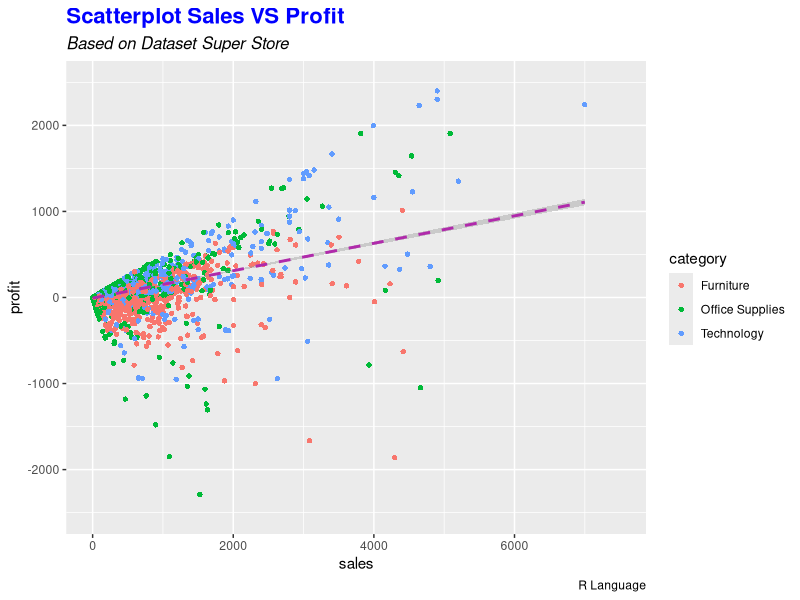
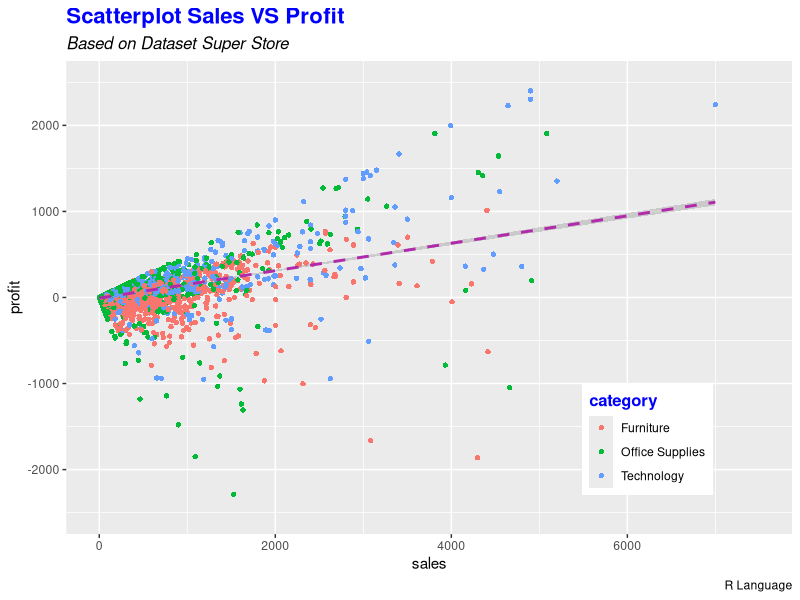
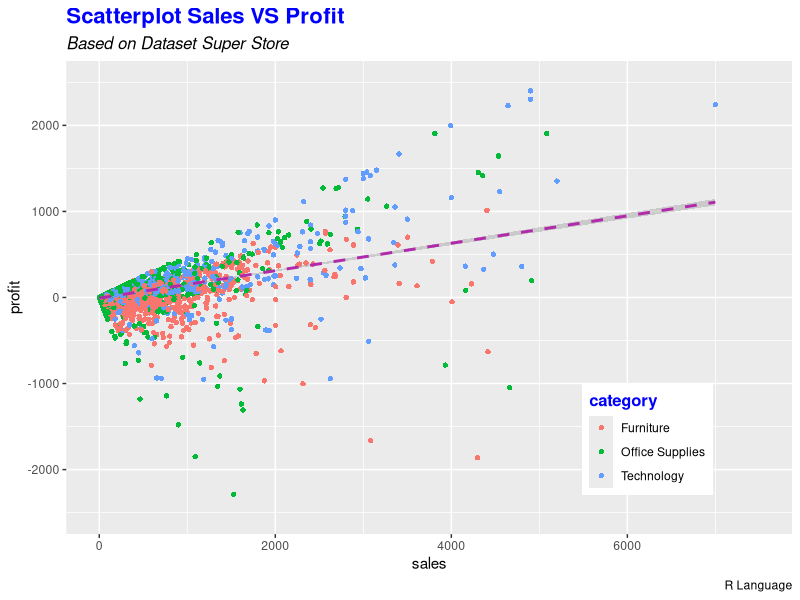
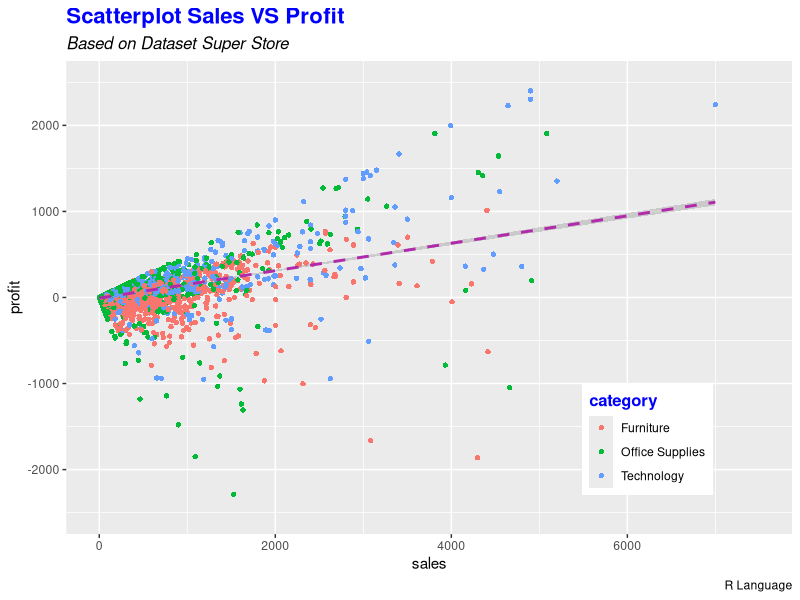

Recreate these plots in R, in order.
library(dplyr)
library(ggplot2)

dataset <- read.csv("Dataset_superstore_simple.csv")

plot1 <- ggplot( dataset, aes(x=sales,y=profit)) +
  geom_point(aes(colour = category), size = 1.5, shape = 16) +
  geom_smooth(method = 'lm', colour = '#b02aab', linetype = 'dashed', size = 1)+
  labs(title = 'Scatterplot Sales VS Profit',
       subtitle = 'Based on Dataset Super Store',
       caption = 'R Language')+
 xlim(c(0,7500)) + ylim(c(-2500,2500))+
  theme(
    plot.title = element_text(colour = 'blue', size = 16, face ='bold'),
    plot.subtitle = element_text(colour = 'black', size = 12, face ='italic'),
  )
plot1  

plot2 <- plot1 + 
  theme(
    legend.position = c(0.8, 0.2),
    legend.title = element_text(colour = 'blue', size = 12, face ='bold'),
    legend.text = element_text(colour = 'black'))

plot2 

ggsave('plot1.png')
ggsave('plot2.png')
  
